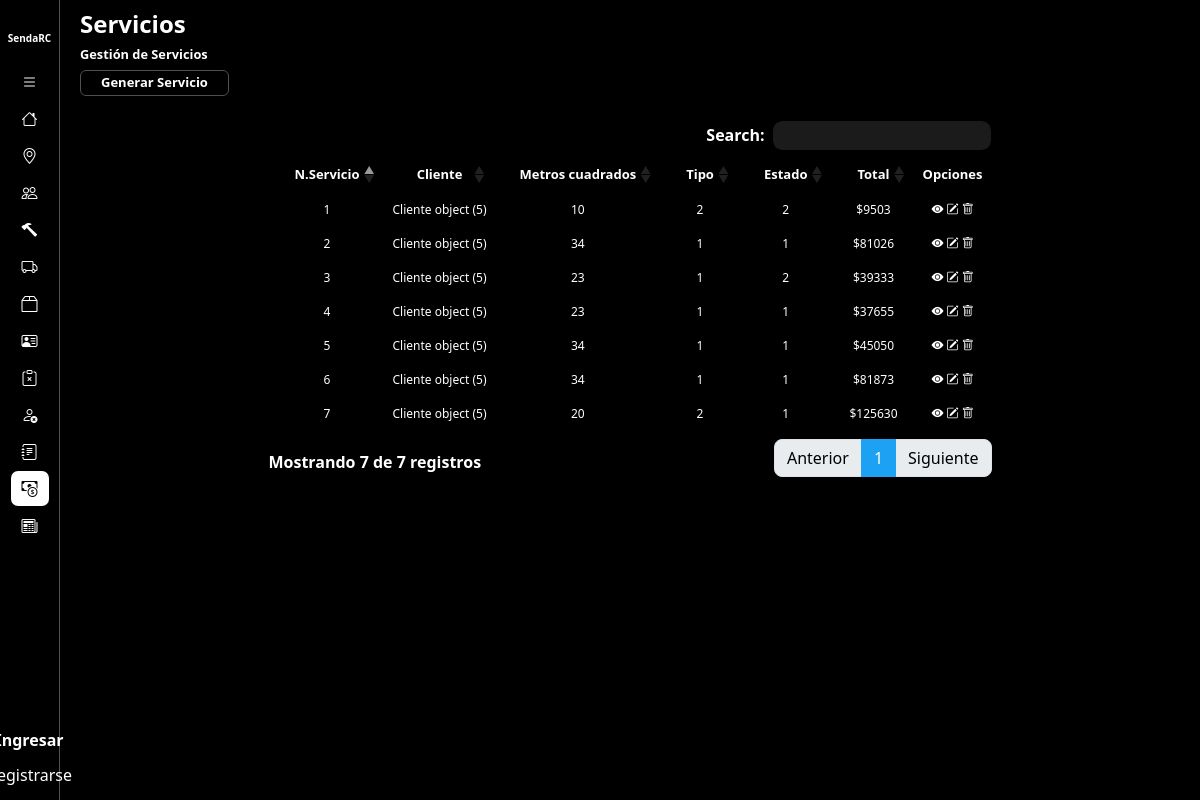
The page /servicio/gestionServicios/ on the database its author committed.
### servicio/models.py (models this page shows)
class Servicio(models.Model):
    ESTADO = {
        (1, 'Presupuestodo'),
        (2, 'Vencido'),
        (3, 'Contratado'),
        (4, 'En Curso'),
        (5, 'Suspendido'),
        (6, 'Finalizado'),
        (7,'Cancelado'),
    }
    TIPO = {
        (1, 'Eventual'),
        (2, 'Determinado')
    }
    fecha_emision = models.DateField(auto_now=True, auto_now_add=False)
    plazo_vigencia = models.DateField(auto_now=False, auto_now_add=False)
    direccion = models.CharField(max_length=90)
    metros2 = models.IntegerField()
    observaciones = models.TextField()
    porcentaje = models.IntegerField()
    cant_empleados = models.IntegerField()
    importe_total = models.IntegerField()
    estado = models.PositiveIntegerField(choices=ESTADO)
    tipo = models.PositiveIntegerField(choices=TIPO)
    cliente = models.ForeignKey(Cliente, on_delete=models.DO_NOTHING)
    tipoServicios = models.ManyToManyField(TipoServicio, through='CantServicioTipoServicio')
    fecha_inicio = models.DateField(auto_now=False, auto_now_add=False, null=True)
    fecha_finaliza = models.DateField(auto_now=False, auto_now_add=False, null=True)
    empleado = models.ManyToManyField(Empleado, null=True)
    fecha_cancelada = models.DateField(auto_now=False, auto_now_add=False, null=True)

### core/models.py (models this page shows, shortened)
class Cliente(models.Model):
    TIPO = {
        (1, 'Ocacional'),
        (2, 'Habitual'),
    }
    TIPOPERSONA = {
        (1, 'Particular'),
        (2, 'Juridico')
    }
    nombre = models.CharField(max_length=50)
    apellido = models.CharField(max_length=50)
    direccion = models.CharField(max_length=50)
    tipo = models.PositiveIntegerField(choices=TIPO, default=1)
    tipoPersona = models.PositiveIntegerField(choices=TIPOPERSONA)
    cuil = models.CharField(unique=True,max_length=13)
    telefono =models.CharField(max_length=10)
    email = models.EmailField(max_length=254)
    localidad = models.ForeignKey(Localidad, on_delete=models.DO_NOTHING)
    activo = models.BooleanField(default=True)

### servicio/views.py (the view)
# urls.py: path('gestionServicios/', gestionServicios.as_view(), name = 'gestionServicios'),
class gestionServicios(ListView):
    model = Servicio
    template_name = 'servicio/gestionServicios.html'
    context_object_name = 'servicios'
    def get(self, request, *args, **kwargs):
        self.request.session['presupuesto'] = {}
        self.request.session['servicios'] = []
        self.request.session['frecuencias'] = []
        self.request.session['servicio_pk'] = None
        return super().get(request, *args, **kwargs)

### servicio/templates/servicio/gestionServicios.html
{% extends 'layouts/baseGestion.html' %}
{% load static %}
{% block extracss %}{{block.super}}
<link href="{% static 'css/baseGestion.css' %}" rel="stylesheet" />
{% endblock %}
{% block title%}
    <h1>Servicios</h1>
    <h2>Gestión de Servicios</h2>
    <a href="{% url 'presupuestarCliente' %}" class="btn-agregarEntidad">Generar Servicio</a>
{% endblock %}
{% block listado%}
<table class="table table-striped table-dark">
    <thead>
        <tr>
            <th scope="col">N.Servicio</th>
            <th scope="col">Cliente</th>
            <th scope="col">Metros cuadrados</th>
            <th scope="col">Tipo</th>
            <th scope="col">Estado</th>
            <th scope="col">Total</th>
            <th scope="col">Opciones</th>
        </tr>
    </thead>
    <tbody>
        {% for servicio in servicios %}
            <tr class="fila-tabla">
                <td scope="row">{{ servicio.pk }}</td>
                <td scope="row">{{ servicio.cliente }}</td>
                <td scope="row">{{ servicio.metros2 }}</td>
                <td scope="row">{{ servicio.tipo }}</td>
                <td scope="row">{{ servicio.estado }}</td>
                <td scope="row"><span>$</span>{{ servicio.importe_total }}</td>
                <td scope="row">
                    <button href="#" class="opcion" type="button" data-bs-toggle="offcanvas" data-bs-target="#offcanvasExample" aria-controls="offcanvasExample"><i class="bi bi-eye-fill"></i></button>
                    <a href="{% url 'modificarPresupuesto' servicio.pk %}" class="opcion"><i class="bi bi-pencil-square"></i></i></a>
                    <button href="#" class="opcion"><i class="bi bi-trash"></i></button>
                </td>
            </tr>
        {% endfor %}
    </tbody>
</table>
{% endblock %}

### static/css/base.css (style rules this page uses)
* { margin: 0; padding: 0; box-sizing: border-box; }
body { background-color: #000; }

### static/css/baseGestion.css (style rules this page uses)
.seccion-cabecera > h1 { font-size: 1.5rem; font-weight: 700; }
.seccion-cabecera > h2 { font-size: 0.8rem; font-weight: 700; }
.table>tbody>tr:nth-child(odd)>td, .table>thead>tr:nth-child(odd)>th { background-color: #000; }
.table>tbody>tr:nth-child(even)>td, .table>tbody>tr:nth-child(even)>th { background-color: #000; }
.table.dataTable thead th { text-align: center; }
.table.dataTable tbody td { text-align: center; }
.table thead { font-size: 13px; }
.table tbody { font-size: 12px; }
.seccion-cabecera > a { color: #FFF; font-size: 13px; border-radius: 6px; text-decoration: none; font-weight: 700; border: 1px solid #505050; padding-inline: 20px; padding-block: 2px; background-color: #000; transition: background-color 0.1s ease-in-out; }
.opcion { background: none; border: none; color: #fff; }

### rows shown on the page
Servicio: pk "1", cliente "Cliente object (5)", metros2 "10", tipo "2", estado "2", importe_total "9503"
Servicio: pk "2", cliente "Cliente object (5)", metros2 "34", tipo "1", estado "1", importe_total "81026"
Servicio: pk "3", cliente "Cliente object (5)", metros2 "23", tipo "1", estado "2", importe_total "39333"
Servicio: pk "4", cliente "Cliente object (5)", metros2 "23", tipo "1", estado "1", importe_total "37655"
Servicio: pk "5", cliente "Cliente object (5)", metros2 "34", tipo "1", estado "1", importe_total "45050"
Servicio: pk "6", cliente "Cliente object (5)", metros2 "34", tipo "1", estado "1", importe_total "81873"
Servicio: pk "7", cliente "Cliente object (5)", metros2 "20", tipo "2", estado "1", importe_total "125630"
